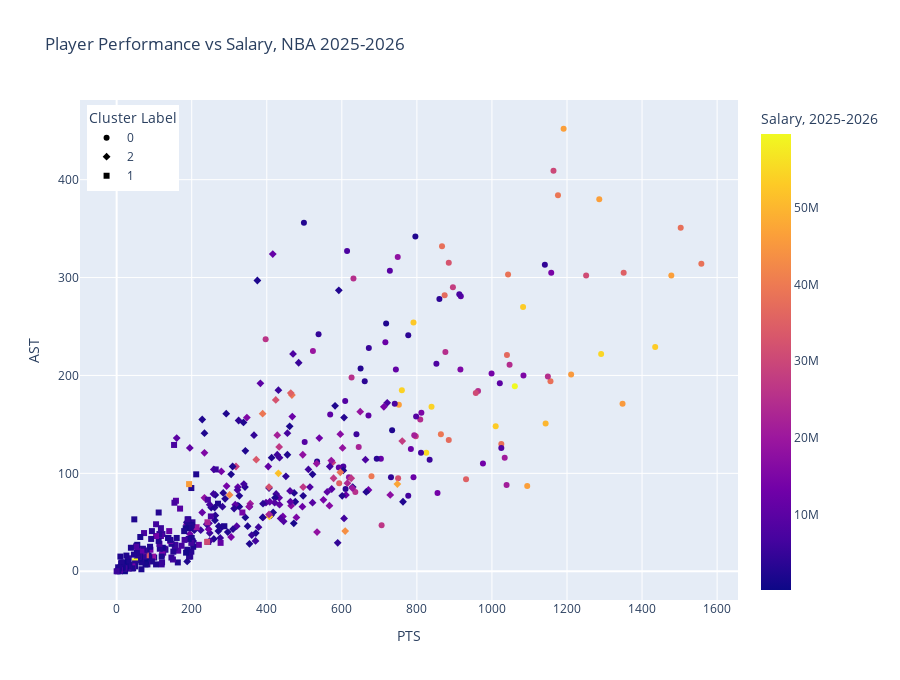

The code cell stored with this chart in its notebook:
### Markdown cell above
Now we're ready to add the salary variable and make decisions on who we want on our team. Let's create a plot that allows us to hover over data points to see which player it is. We're looking for players in the top right with low salaries.

### Code cell
fig = px.scatter(
    df,
    x="PTS",
    y="AST",
    color="Salary, 2025-2026",                 # continuous gradient
    symbol="Cluster Label",         # cluster shapes
    hover_data=["Player", "Salary, 2025-2026", "MP", "STL", "ORB", "BLK", "PTS", "AST"],   # also looking at minutes, steals, off. rebounds, and blocks
    title="Player Performance vs Salary, NBA 2025-2026",
    height = 680
)

# Moving the cluster labels to the top left so it doesn't overlap with the color gradient
fig.update_layout(
    legend=dict(
        yanchor="top",
        y=0.99,
        xanchor="left",
        x=0.01
    )
)
fig.show()

### Figure 1 — Plotly figure (JSON) as saved in the notebook; plotly's stock layout.template omitted (floating-point values rounded to 4 significant figures; data arrays with more than 128 entries replaced by an {"elided": "..."} marker saying what was removed)
{"data": [{"customdata": {"elided": "102x6 mixed values"}, "hovertemplate": "Cluster Label=0<br>PTS=%{x}<br>AST=%{y}<br>Player=%{customdata[0]}<br>Salary, 2025-2026=%{marker.color}<br>MP=%{customdata[2]}<br>STL=%{customdata[3]}<br>ORB=%{customdata[4]}<br>BLK=%{customdata[5]}<extra></extra>", "legendgroup": "0", "marker": {"color": [38330000.0, 37960000.0, 46390000.0, 53140000.0, 34940000.0, 45550000.0, 54710000.0, 46390000.0, 30860000.0, 45550000.0, 46390000.0, 39180000.0, 30000000.0, 14380000.0, 38100000.0, 25000000.0, 50000000.0, 4279000.0, 46390000.0, 15160000.0, 53140000.0, 59610000.0, 24570000.0, 38660000.0, 36730000.0, 21120000.0, 20480000.0, 38330000.0, 8400000.0, 10020000.0, 53140000.0, 13830000.0, 13380000.0, 25000000.0, 30670000.0, 35000000.0, 9691000.0, 15330000.0, 7232000.0, 28100000.0, 37100000.0, 32500000.0, 24900000.0, 37100000.0, 37960000.0, 39450000.0, 4000000.0, 13730000.0, 7970000.0, 54130000.0, 5456000.0, 55220000.0, 15000000.0, 6119000.0, 24390000.0, 9000000.0, 28220000.0, 2296000.0, 21550000.0, 52630000.0, 12350000.0, 11970000.0, 6483000.0, 3862000.0, 54130000.0, 46390000.0, 32000000.0, 18100000.0, 11110000.0, 7520000.0, 2222000.0, 4356000.0, 9561000.0, 2296000.0, 11990000.0, 26580000.0, 11810000.0, 3492000.0, 39570000.0, 5158000.0, 10600000.0, 3688000.0, 2967000.0, 22410000.0, 5715000.0, 25320000.0, 25000000.0, 25350000.0, 18100000.0, 7708000.0, 3399000.0, 8741000.0, 7178000.0, 35000000.0, 10850000.0, 10120000.0, 4678000.0, 3000000.0, 19470000.0, 8775000.0, 2638000.0, 25890000.0], "coloraxis": "coloraxis", "symbol": "circle"}, "mode": "markers", "name": "0", "orientation": "v", "showlegend": true, "type": "scatter", "x": [1558.0, 1503.0, 1478.0, 1435.0, 1351.0, 1348.0, 1291.0, 1286.0, 1251.0, 1211.0, 1191.0, 1176.0, 1164.0, 1158.0, 1156.0, 1149.0, 1143.0, 1141.0, 1094.0, 1084.0, 1083.0, 1061.0, 1047.0, 1043.0, 1040.0, 1039.0, 1034.0, 1025.0, 1025.0, 1021.0, 1010.0, 999.0, 976.0, 963.0, 957.0, 931.0, 917.0, 916.0, 913.0, 896.0, 885.0, 885.0, 876.0, 874.0, 867.0, 864.0, 860.0, 855.0, 852.0, 839.0, 834.0, 825.0, 812.0, 811.0, 809.0, 798.0, 797.0, 796.0, 793.0, 791.0, 791.0, 784.0, 777.0, 777.0, 760.0, 752.0, 750.0, 749.0, 744.0, 741.0, 734.0, 731.0, 728.0, 718.0, 716.0, 706.0, 704.0, 693.0, 679.0, 672.0, 671.0, 661.0, 650.0, 645.0, 639.0, 636.0, 631.0, 626.0, 619.0, 614.0, 610.0, 609.0, 604.0, 593.0, 592.0, 569.0, 538.0, 534.0, 523.0, 501.0, 499.0, 397.0], "xaxis": "x", "y": [314.0, 351.0, 302.0, 229.0, 305.0, 171.0, 222.0, 380.0, 302.0, 201.0, 452.0, 384.0, 409.0, 305.0, 194.0, 199.0, 151.0, 313.0, 87.0, 200.0, 270.0, 189.0, 211.0, 303.0, 221.0, 88.0, 116.0, 130.0, 126.0, 192.0, 148.0, 202.0, 110.0, 184.0, 182.0, 94.0, 281.0, 206.0, 283.0, 290.0, 134.0, 315.0, 224.0, 282.0, 332.0, 140.0, 278.0, 80.0, 212.0, 168.0, 114.0, 121.0, 162.0, 121.0, 155.0, 158.0, 138.0, 342.0, 139.0, 254.0, 96.0, 125.0, 77.0, 241.0, 185.0, 170.0, 95.0, 321.0, 206.0, 171.0, 144.0, 96.0, 307.0, 253.0, 234.0, 47.0, 115.0, 115.0, 97.0, 228.0, 159.0, 194.0, 207.0, 127.0, 140.0, 81.0, 299.0, 198.0, 96.0, 327.0, 84.0, 174.0, 107.0, 90.0, 106.0, 160.0, 242.0, 112.0, 225.0, 132.0, 356.0, 237.0], "yaxis": "y"}, {"customdata": {"elided": "164x6 mixed values"}, "hovertemplate": "Cluster Label=2<br>PTS=%{x}<br>AST=%{y}<br>Player=%{customdata[0]}<br>Salary, 2025-2026=%{marker.color}<br>MP=%{customdata[2]}<br>STL=%{customdata[3]}<br>ORB=%{customdata[4]}<br>BLK=%{customdata[5]}<extra></extra>", "legendgroup": "2", "marker": {"color": {"elided": "164 float values"}, "coloraxis": "coloraxis", "symbol": "diamond"}, "mode": "markers", "name": "2", "orientation": "v", "showlegend": true, "type": "scatter", "x": {"elided": "164 float values"}, "xaxis": "x", "y": {"elided": "164 float values"}, "yaxis": "y"}, {"customdata": {"elided": "145x6 mixed values"}, "hovertemplate": "Cluster Label=1<br>PTS=%{x}<br>AST=%{y}<br>Player=%{customdata[0]}<br>Salary, 2025-2026=%{marker.color}<br>MP=%{customdata[2]}<br>STL=%{customdata[3]}<br>ORB=%{customdata[4]}<br>BLK=%{customdata[5]}<extra></extra>", "legendgroup": "1", "marker": {"color": {"elided": "145 float values"}, "coloraxis": "coloraxis", "symbol": "square"}, "mode": "markers", "name": "1", "orientation": "v", "showlegend": true, "type": "scatter", "x": {"elided": "145 float values"}, "xaxis": "x", "y": {"elided": "145 float values"}, "yaxis": "y"}], "layout": {"coloraxis": {"colorbar": {"title": {"text": "Salary, 2025-2026"}}, "colorscale": [[0, "#0d0887"], [0.1111, "#46039f"], [0.2222, "#7201a8"], [0.3333, "#9c179e"], [0.4444, "#bd3786"], [0.5556, "#d8576b"], [0.6667, "#ed7953"], [0.7778, "#fb9f3a"], [0.8889, "#fdca26"], [1, "#f0f921"]]}, "height": 680, "legend": {"title": {"text": "Cluster Label"}, "tracegroupgap": 0, "x": 0.01, "xanchor": "left", "y": 0.99, "yanchor": "top"}, "title": {"text": "Player Performance vs Salary, NBA 2025-2026"}, "xaxis": {"anchor": "y", "domain": [0, 1], "title": {"text": "PTS"}}, "yaxis": {"anchor": "x", "domain": [0, 1], "title": {"text": "AST"}}}}
